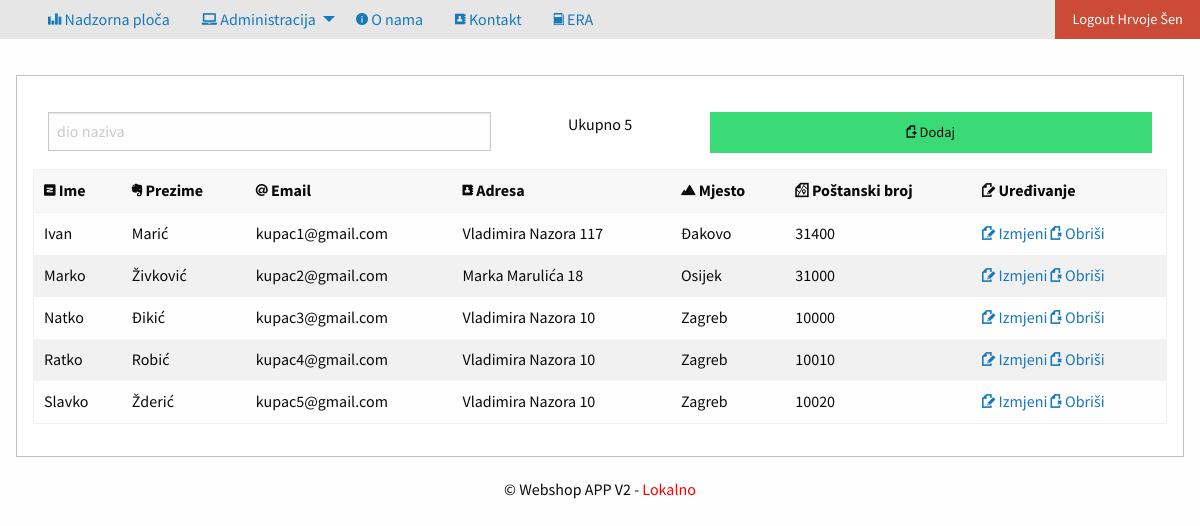
Page /privatno/kupci/index.php (signed in) on the committed database.
### tables this page shows
create table kupac(
sifra			int (6) not null primary key auto_increment,
ime				varchar (50) not null,
prezime			varchar (50) not null,
email			varchar (100) not null,
lozinka			char (32) not null,
adresa			varchar (255) not null,
mjesto			varchar (255) not null,
postanskiBroj	int (5) not null,
uloga			varchar(50) not null default 'kupac'
);

### konfiguracija.php (called while the page is built, shortened)
<?php
$rezultataPoStranici=10;

### privatno/kupci/index.php (the view, shortened to what this page needs)
<?php include_once '../../konfiguracija.php';  provjeraLogin(); ?>
<?php
$uvjet = isset($_GET["uvjet"]) ? $_GET["uvjet"] : "";
$stranica=1;
?>
<!doctype html>
<html class="no-js" lang="en" dir="ltr">
	<head>
		<?php include_once '../../predlosci/zaglavlje.php'; ?>
	</head>
	<body>
		<?php include_once '../../predlosci/izbornik.php'; ?>
		<div class="row">
			<div class="callout">
				<div class="row">
					<div class="grid-x grid-padding-x">
						<div class="large-auto cell">
							<form method="GET">
								<input type="text" placeholder="dio naziva" name="uvjet" value="<?php echo $uvjet; ?>"/>
							</form>
						</div>
						<?php
							$uvjetUpit="%" . $uvjet . "%";
							$izraz=$veza->prepare("select count(*) from kupac where concat(ime, prezime) like :uvjet");
							$izraz->execute(array("uvjet"=>$uvjetUpit));
							$ukupnoKupaca=$izraz->fetchColumn();
						?>
						<div class="cell large-2" style="text-align: center;">Ukupno
							<?php echo $ukupnoKupaca; ?>
						</div>
						<div class="large-auto cell">
							<a href="unos.php" class="success button expanded"><i title="Dodaj" class="step fi-page-add size-48"></i> Dodaj</a></th>
						</div>
					</div>
				</div>
					<table>
						<thead>
							<tr>
								<th><i title="Ime" class="step fi-social-zurb size-48"></i> Ime</th>
								<th><i title="Prezime" class="step fi-social-evernote size-48"></i> Prezime</th>
								<th><i title="Email" class="step fi-at-sign size-48"></i> Email</th>
								<th><i title="Adresa" class="step fi-address-book size-48"></i> Adresa</th>
								<th><i title="Mjesto" class="step fi-mountains size-48"></i> Mjesto</th>
								<th><i title="Poštanski broj" class="step fi-map size-48"></i> Poštanski broj</th>
								<th><i title="Uređivanje" class="step fi-page-edit size-48"></i> Uređivanje</th>
							</tr>
						</thead>
						<tbody>
							<?php
							if((($rezultataPoStranici*$stranica)-$rezultataPoStranici)<0){
							$izraz = $veza->prepare("select * from kupac
							where concat(ime, prezime) like :uvjet");
							} else {
							$izraz = $veza->prepare("select * from kupac
							where concat(ime, prezime) like :uvjet limit " . (($rezultataPoStranici*$stranica)-$rezultataPoStranici) . ", " . $rezultataPoStranici);
							}
							$uvjet="%" . $uvjet . "%";
							$izraz->execute(array("uvjet"=>$uvjet));
							$rezultati = $izraz->fetchAll(PDO::FETCH_OBJ);
							foreach ($rezultati as $red) :
							?>
							<tr>
								<td><?php echo $red->ime; ?></td>
								<td><?php echo $red->prezime; ?></td>
								<td><?php echo $red->email; ?></td>
								<td><?php echo $red->adresa; ?></td>
								<td><?php echo $red->mjesto; ?></td>
								<td><?php echo $red->postanskiBroj; ?></td>
								<td>
									<a href="promjena.php?sifra=<?php echo $red->sifra;
									if(isset($_GET["uvjet"])){
										echo "&uvjet=" . $_GET["uvjet"];
									}?>"><i title="Promjena" class="step fi-page-edit size-48"></i> Izmjeni</a>
									<a href="brisanje.php?sifra=<?php echo $red->sifra;
										if(isset($_GET["uvjet"])){
										echo "&uvjet=" . $_GET["uvjet"];
									}?>"><i title="Obriši" class="step fi-page-delete size-48"></i> Obriši</a>
								</td>
							</tr>
							<?php endforeach; ?>
						</tbody>
					</table>
			</div>
		</div>
		<?php	include_once '../../predlosci/podnozje.php'; ?>
	</body>
</html>

### css/app.css (style rules this page uses)
body { font-family: 'Source Sans Pro', sans-serif; }
.row { max-width: 100%; padding-top: 20px; }

### rows in the picture
kupac: ime "Ivan", prezime "Marić", email "kupac1@gmail.com", adresa "Vladimira Nazora 117", mjesto "Đakovo", postanskiBroj "31400"
kupac: ime "Marko", prezime "Živković", email "kupac2@gmail.com", adresa "Marka Marulića 18", mjesto "Osijek", postanskiBroj "31000"
kupac: ime "Natko", prezime "Đikić", email "kupac3@gmail.com", adresa "Vladimira Nazora 10", mjesto "Zagreb", postanskiBroj "10000"
kupac: ime "Ratko", prezime "Robić", email "kupac4@gmail.com", adresa "Vladimira Nazora 10", mjesto "Zagreb", postanskiBroj "10010"
kupac: ime "Slavko", prezime "Žderić", email "kupac5@gmail.com", adresa "Vladimira Nazora 10", mjesto "Zagreb", postanskiBroj "10020"

### other values in the picture
$_SESSION["logiran"]->ime "Hrvoje"
$_SESSION["logiran"]->prezime "Šen"
$ukupnoKupaca "5"
$naslovAplikacije "Webshop APP V2"
